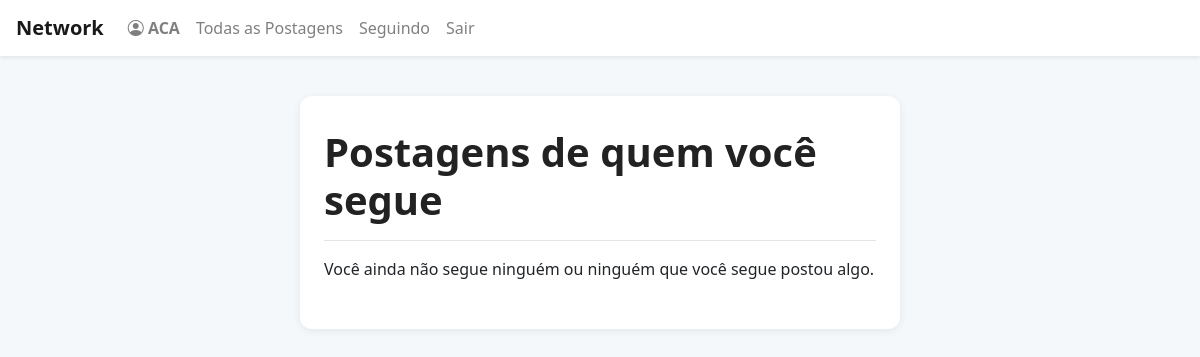
Page /following (signed in) on the earlier database version.
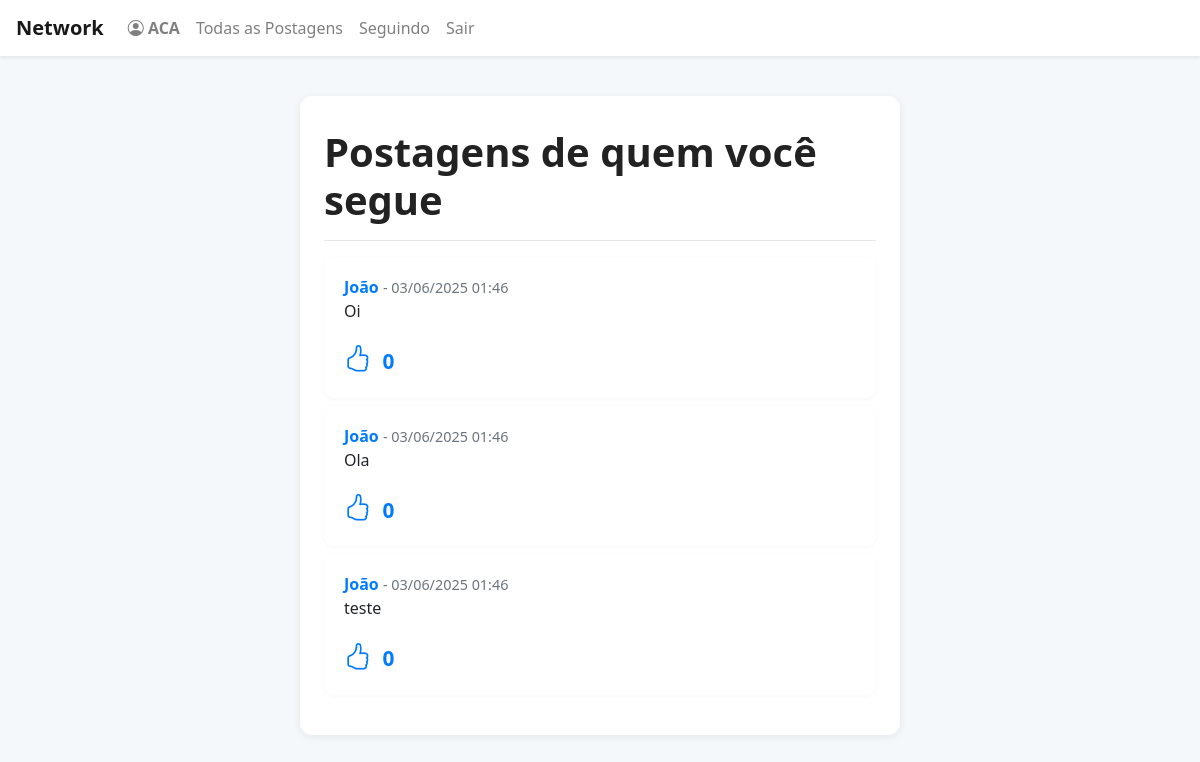
Same page on the later database version.
### network/models.py (models this page shows, shortened)
class Post(models.Model):
    content = models.CharField(max_length=191)
    user = models.ForeignKey(User, on_delete=models.CASCADE, related_name="author")
    date = models.DateTimeField(auto_now_add=True)

class User(AbstractUser):
    pass

### network/views.py (the view)
# urls.py: path("following", views.following, name="following"),
@login_required
def following(request):
    following_users = [follow.user for follow in Follow.objects.filter(follower=request.user)]
    posts_list = Post.objects.filter(user__in=following_users).order_by('-date')
    paginator = Paginator(posts_list, 10)
    page_number = request.GET.get('page')
    posts = paginator.get_page(page_number)
    liked_posts_ids = []
    if request.user.is_authenticated:
        liked_posts_ids = request.user.likes.values_list('id', flat=True)
    return render(request, "network/following.html", {
        "posts": posts,
        "liked_posts_ids": liked_posts_ids
    })

### network/templates/network/following.html (shortened to what this page needs)
{% extends "network/layout.html" %}
{% block body %}
    <h1>Postagens de quem você segue</h1>
    <hr>
    {% for post in posts %}
        <div class="card my-2">
            <div class="card-body">
                <strong>
                    <a href="{% url 'profile' post.user.username %}">
                        {{ post.user.username }}
                    </a>
                </strong>
                <span class="text-muted" style="font-size: 0.9em;">
                    - {{ post.date|date:"d/m/Y H:i" }}
                </span>
                <p>{{ post.content }}</p>
                <span class="text-muted">
                    <button class="btn-like" data-post-id="{{ post.id }}" style="background:none;border:none;padding:0;outline:none;">
                        {% if post.id in liked_posts_ids %}
                            <i class="bi bi-hand-thumbs-up-fill" style="color:#007bff; font-size:1.3em;"></i>
                        {% else %}
                            <i class="bi bi-hand-thumbs-up" style="color:#007bff; font-size:1.3em;"></i>
                        {% endif %}
                        <span class="like-count" data-post-id="{{ post.id }}">{{ post.likes.count }}</span>
                    </button>
                </span>
            </div>
        </div>
    {% empty %}
        <p>Você ainda não segue ninguém ou ninguém que você segue postou algo.</p>
    {% endfor %}
{% endblock %}

Differences in the rows shown:
added Post: user.username "João", date "03/06/2025 01:46", content "Oi", likes.count "0"
added Post: user.username "João", date "03/06/2025 01:46", content "Ola", likes.count "0"
added Post: user.username "João", date "03/06/2025 01:46", content "teste", likes.count "0"
Other differences:
text no longer shown: "Você ainda não segue ninguém ou ninguém que você segue postou algo."
